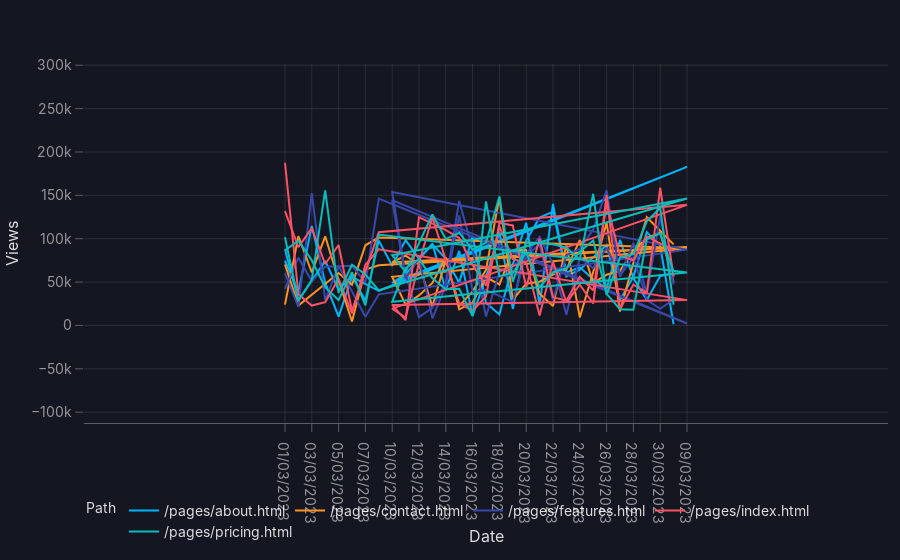

Here is the notebook cell this chart was saved with:
### Code cell
vizro_ai = VizroAI()

vizro_ai.plot(df, "Combine Views by Date for each Path for Version==stable and Version==latest. Draw a line graph with Views on the y axis and Date on x showing each Path and Version in a different color", explain=True)

### Figure 1 — Plotly figure (JSON) as saved in the notebook; plotly's stock layout.template omitted (floating-point values rounded to 4 significant figures)
{"data": [{"hovertemplate": "Path=/pages/about.html<br>Version=latest<br>Date=%{x}<br>Views=%{y}<extra></extra>", "legendgroup": "/pages/about.html", "line": {"color": "#00b4ff", "dash": "solid"}, "marker": {"symbol": "circle"}, "mode": "lines", "name": "/pages/about.html", "orientation": "v", "showlegend": true, "type": "scatter", "x": ["01/03/2023", "02/03/2023", "03/03/2023", "04/03/2023", "05/03/2023", "06/03/2023", "07/03/2023", "08/03/2023", "10/03/2023", "11/03/2023", "12/03/2023", "13/03/2023", "14/03/2023", "15/03/2023", "16/03/2023", "17/03/2023", "18/03/2023", "19/03/2023", "20/03/2023", "21/03/2023", "22/03/2023", "23/03/2023", "24/03/2023", "25/03/2023", "26/03/2023", "27/03/2023", "28/03/2023", "29/03/2023", "30/03/2023", "31/03/2023"], "xaxis": "x", "y": [87773, 28760, 51590, 74446, 40937, 57077, 28625, 97762, 68804, 98374, 77099, 93285, 76998, 49328, 102719, 26075, 12679, 70284, 118224, 23654, 140141, 56542, 64235, 78882, 92682, 29570, 55962, 107642, 91766, 1336], "yaxis": "y"}, {"hovertemplate": "Path=/pages/about.html<br>Version=stable<br>Date=%{x}<br>Views=%{y}<extra></extra>", "legendgroup": "/pages/about.html", "line": {"color": "#00b4ff", "dash": "solid"}, "marker": {"symbol": "circle"}, "mode": "lines", "name": "/pages/about.html", "orientation": "v", "showlegend": false, "type": "scatter", "x": ["01/03/2023", "02/03/2023", "03/03/2023", "04/03/2023", "05/03/2023", "06/03/2023", "08/03/2023", "09/03/2023", "10/03/2023", "11/03/2023", "13/03/2023", "14/03/2023", "15/03/2023", "16/03/2023", "17/03/2023", "18/03/2023", "19/03/2023", "20/03/2023", "21/03/2023", "22/03/2023", "23/03/2023", "24/03/2023", "25/03/2023", "26/03/2023", "27/03/2023", "28/03/2023", "29/03/2023", "30/03/2023", "31/03/2023"], "xaxis": "x", "y": [74574, 38224, 114750, 49299, 10155, 55909, 39941, 182795, 48992, 58970, 94169, 40620, 85992, 10984, 55554, 107867, 19005, 97885, 124447, 131233, 61105, 66991, 53291, 42505, 98574, 54728, 29425, 56900, 60006], "yaxis": "y"}, {"hovertemplate": "Path=/pages/contact.html<br>Version=latest<br>Date=%{x}<br>Views=%{y}<extra></extra>", "legendgroup": "/pages/contact.html", "line": {"color": "#ff9222", "dash": "solid"}, "marker": {"symbol": "circle"}, "mode": "lines", "name": "/pages/contact.html", "orientation": "v", "showlegend": true, "type": "scatter", "x": ["01/03/2023", "02/03/2023", "03/03/2023", "04/03/2023", "05/03/2023", "06/03/2023", "07/03/2023", "08/03/2023", "09/03/2023", "10/03/2023", "11/03/2023", "12/03/2023", "13/03/2023", "14/03/2023", "15/03/2023", "16/03/2023", "17/03/2023", "18/03/2023", "19/03/2023", "20/03/2023", "21/03/2023", "22/03/2023", "23/03/2023", "24/03/2023", "25/03/2023", "26/03/2023", "27/03/2023", "28/03/2023", "29/03/2023", "30/03/2023", "31/03/2023"], "xaxis": "x", "y": [24051, 102926, 61009, 102742, 52154, 4472, 64359, 69361, 90534, 72968, 80449, 70309, 21907, 75716, 22486, 39236, 63953, 147722, 29856, 48166, 50382, 58526, 64717, 98347, 48743, 58537, 62906, 86455, 100406, 107251, 49718], "yaxis": "y"}, {"hovertemplate": "Path=/pages/contact.html<br>Version=stable<br>Date=%{x}<br>Views=%{y}<extra></extra>", "legendgroup": "/pages/contact.html", "line": {"color": "#ff9222", "dash": "solid"}, "marker": {"symbol": "circle"}, "mode": "lines", "name": "/pages/contact.html", "orientation": "v", "showlegend": false, "type": "scatter", "x": ["01/03/2023", "02/03/2023", "05/03/2023", "06/03/2023", "07/03/2023", "08/03/2023", "09/03/2023", "10/03/2023", "11/03/2023", "12/03/2023", "13/03/2023", "14/03/2023", "15/03/2023", "16/03/2023", "17/03/2023", "18/03/2023", "19/03/2023", "20/03/2023", "21/03/2023", "22/03/2023", "23/03/2023", "24/03/2023", "25/03/2023", "26/03/2023", "27/03/2023", "28/03/2023", "29/03/2023", "31/03/2023"], "xaxis": "x", "y": [70299, 22837, 60526, 46872, 92446, 101403, 89017, 56124, 24008, 34670, 48998, 78269, 18525, 26315, 55816, 47252, 86811, 86931, 36601, 22386, 93490, 9249, 61629, 118443, 16051, 72404, 124716, 93503], "yaxis": "y"}, {"hovertemplate": "Path=/pages/features.html<br>Version=latest<br>Date=%{x}<br>Views=%{y}<extra></extra>", "legendgroup": "/pages/features.html", "line": {"color": "#3949ab", "dash": "solid"}, "marker": {"symbol": "circle"}, "mode": "lines", "name": "/pages/features.html", "orientation": "v", "showlegend": true, "type": "scatter", "x": ["01/03/2023", "02/03/2023", "03/03/2023", "04/03/2023", "05/03/2023", "06/03/2023", "07/03/2023", "08/03/2023", "09/03/2023", "10/03/2023", "11/03/2023", "12/03/2023", "13/03/2023", "14/03/2023", "15/03/2023", "16/03/2023", "17/03/2023", "18/03/2023", "19/03/2023", "21/03/2023", "22/03/2023", "23/03/2023", "24/03/2023", "25/03/2023", "26/03/2023", "27/03/2023", "28/03/2023", "29/03/2023", "30/03/2023", "31/03/2023"], "xaxis": "x", "y": [60073, 21369, 152679, 29221, 68499, 39406, 10023, 35849, 87404, 153720, 58088, 9660, 20248, 50115, 143698, 87356, 10270, 61465, 68393, 93167, 29264, 81245, 88141, 110685, 155909, 55953, 95096, 36026, 126013, 47214], "yaxis": "y"}, {"hovertemplate": "Path=/pages/features.html<br>Version=stable<br>Date=%{x}<br>Views=%{y}<extra></extra>", "legendgroup": "/pages/features.html", "line": {"color": "#3949ab", "dash": "solid"}, "marker": {"symbol": "circle"}, "mode": "lines", "name": "/pages/features.html", "orientation": "v", "showlegend": false, "type": "scatter", "x": ["01/03/2023", "02/03/2023", "03/03/2023", "04/03/2023", "06/03/2023", "07/03/2023", "08/03/2023", "09/03/2023", "10/03/2023", "11/03/2023", "12/03/2023", "13/03/2023", "14/03/2023", "15/03/2023", "16/03/2023", "17/03/2023", "19/03/2023", "20/03/2023", "21/03/2023", "22/03/2023", "23/03/2023", "24/03/2023", "25/03/2023", "26/03/2023", "27/03/2023", "28/03/2023", "29/03/2023", "30/03/2023", "31/03/2023"], "xaxis": "x", "y": [42143, 78167, 50848, 67735, 68776, 49776, 146228, 2286, 144432, 54140, 77228, 8244, 46127, 126735, 38862, 40720, 27151, 82362, 102012, 70704, 12268, 78197, 66129, 89326, 57622, 78409, 29585, 19105, 30007], "yaxis": "y"}, {"hovertemplate": "Path=/pages/index.html<br>Version=latest<br>Date=%{x}<br>Views=%{y}<extra></extra>", "legendgroup": "/pages/index.html", "line": {"color": "#ff5267", "dash": "solid"}, "marker": {"symbol": "circle"}, "mode": "lines", "name": "/pages/index.html", "orientation": "v", "showlegend": true, "type": "scatter", "x": ["01/03/2023", "02/03/2023", "03/03/2023", "04/03/2023", "05/03/2023", "06/03/2023", "08/03/2023", "09/03/2023", "10/03/2023", "11/03/2023", "12/03/2023", "13/03/2023", "15/03/2023", "16/03/2023", "17/03/2023", "18/03/2023", "19/03/2023", "20/03/2023", "21/03/2023", "22/03/2023", "23/03/2023", "24/03/2023", "25/03/2023", "26/03/2023", "27/03/2023", "28/03/2023", "29/03/2023", "31/03/2023"], "xaxis": "x", "y": [131870, 90305, 112216, 70857, 92749, 16769, 107552, 139056, 19373, 9139, 72035, 124989, 25354, 16871, 33367, 118094, 115278, 44318, 100030, 32650, 28546, 55977, 40406, 140355, 80513, 75093, 102710, 86286], "yaxis": "y"}, {"hovertemplate": "Path=/pages/index.html<br>Version=stable<br>Date=%{x}<br>Views=%{y}<extra></extra>", "legendgroup": "/pages/index.html", "line": {"color": "#ff5267", "dash": "solid"}, "marker": {"symbol": "circle"}, "mode": "lines", "name": "/pages/index.html", "orientation": "v", "showlegend": false, "type": "scatter", "x": ["01/03/2023", "02/03/2023", "03/03/2023", "04/03/2023", "05/03/2023", "06/03/2023", "07/03/2023", "08/03/2023", "09/03/2023", "10/03/2023", "11/03/2023", "12/03/2023", "14/03/2023", "15/03/2023", "16/03/2023", "17/03/2023", "18/03/2023", "19/03/2023", "20/03/2023", "21/03/2023", "22/03/2023", "23/03/2023", "24/03/2023", "25/03/2023", "26/03/2023", "27/03/2023", "28/03/2023", "29/03/2023", "30/03/2023", "31/03/2023"], "xaxis": "x", "y": [187607, 35920, 22937, 26750, 53733, 13745, 69926, 87803, 29186, 23676, 6031, 124870, 109825, 100907, 69795, 46116, 114081, 76335, 72612, 11468, 73436, 26295, 47074, 25261, 150411, 18548, 47146, 37963, 158737, 56155], "yaxis": "y"}, {"hovertemplate": "Path=/pages/pricing.html<br>Version=latest<br>Date=%{x}<br>Views=%{y}<extra></extra>", "legendgroup": "/pages/pricing.html", "line": {"color": "#08bdba", "dash": "solid"}, "marker": {"symbol": "circle"}, "mode": "lines", "name": "/pages/pricing.html", "orientation": "v", "showlegend": true, "type": "scatter", "x": ["01/03/2023", "02/03/2023", "03/03/2023", "04/03/2023", "05/03/2023", "06/03/2023", "07/03/2023", "08/03/2023", "09/03/2023", "10/03/2023", "11/03/2023", "12/03/2023", "13/03/2023", "14/03/2023", "15/03/2023", "16/03/2023", "17/03/2023", "18/03/2023", "19/03/2023", "20/03/2023", "21/03/2023", "22/03/2023", "23/03/2023", "24/03/2023", "25/03/2023", "26/03/2023", "27/03/2023", "28/03/2023", "29/03/2023", "30/03/2023", "31/03/2023"], "xaxis": "x", "y": [86550, 97628, 75061, 43813, 29210, 61546, 23148, 104849, 60927, 27168, 65935, 76503, 54282, 41679, 42240, 10676, 142910, 56859, 60260, 84666, 43984, 61393, 65911, 84979, 97878, 36375, 18715, 18129, 99343, 106269, 61633], "yaxis": "y"}, {"hovertemplate": "Path=/pages/pricing.html<br>Version=stable<br>Date=%{x}<br>Views=%{y}<extra></extra>", "legendgroup": "/pages/pricing.html", "line": {"color": "#08bdba", "dash": "solid"}, "marker": {"symbol": "circle"}, "mode": "lines", "name": "/pages/pricing.html", "orientation": "v", "showlegend": false, "type": "scatter", "x": ["01/03/2023", "02/03/2023", "03/03/2023", "04/03/2023", "05/03/2023", "06/03/2023", "07/03/2023", "08/03/2023", "09/03/2023", "10/03/2023", "11/03/2023", "13/03/2023", "14/03/2023", "15/03/2023", "16/03/2023", "17/03/2023", "18/03/2023", "19/03/2023", "20/03/2023", "21/03/2023", "22/03/2023", "23/03/2023", "24/03/2023", "25/03/2023", "26/03/2023", "27/03/2023", "28/03/2023", "29/03/2023", "30/03/2023", "31/03/2023"], "xaxis": "x", "y": [101687, 28609, 52417, 155799, 37662, 69998, 58657, 40491, 146416, 81042, 61717, 127986, 99597, 106884, 87303, 95472, 148687, 50427, 95998, 94750, 93713, 89666, 75933, 151794, 35259, 78270, 82139, 119983, 135438, 23861], "yaxis": "y"}], "layout": {"autosize": true, "legend": {"title": {"text": "Path"}, "tracegroupgap": 0}, "xaxis": {"anchor": "y", "autorange": false, "domain": [0, 1], "range": [-15, 45], "title": {"text": "Date"}, "type": "category"}, "yaxis": {"anchor": "x", "autorange": false, "domain": [0, 1], "range": [-112500.0, 301400.0], "title": {"text": "Views"}, "type": "linear"}}}
